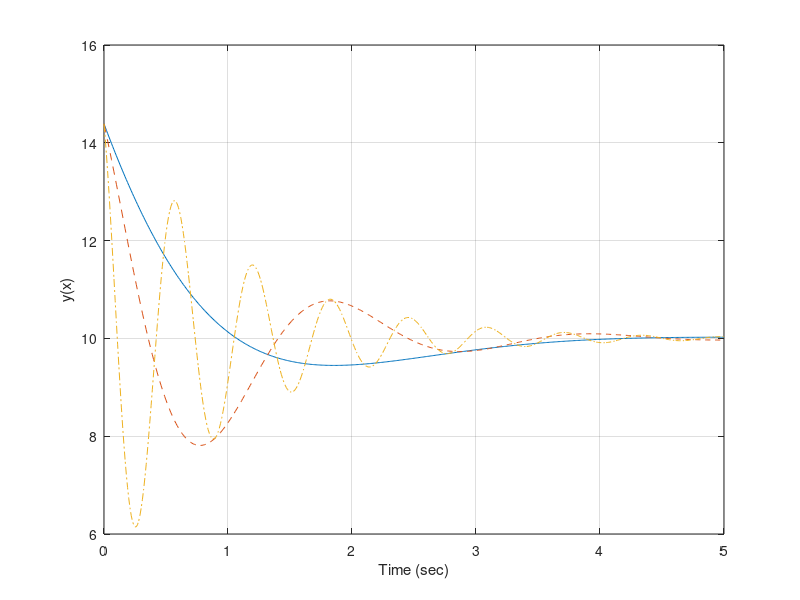

The MATLAB script that drew this image:
x=[0:0.01:5];
y1=10 + 5*exp(-x).*cos(x + 0.5);
y2=10 + 5*exp(-x).*cos(3*x + 0.5);
y3=10 + 5*exp(-x).*cos(10*x + 0.5);
plot(x,y1,"-",x,y2,"--",x,y3,"-.");
xlabel("Time (sec)")
ylabel("y(x)")
grid on